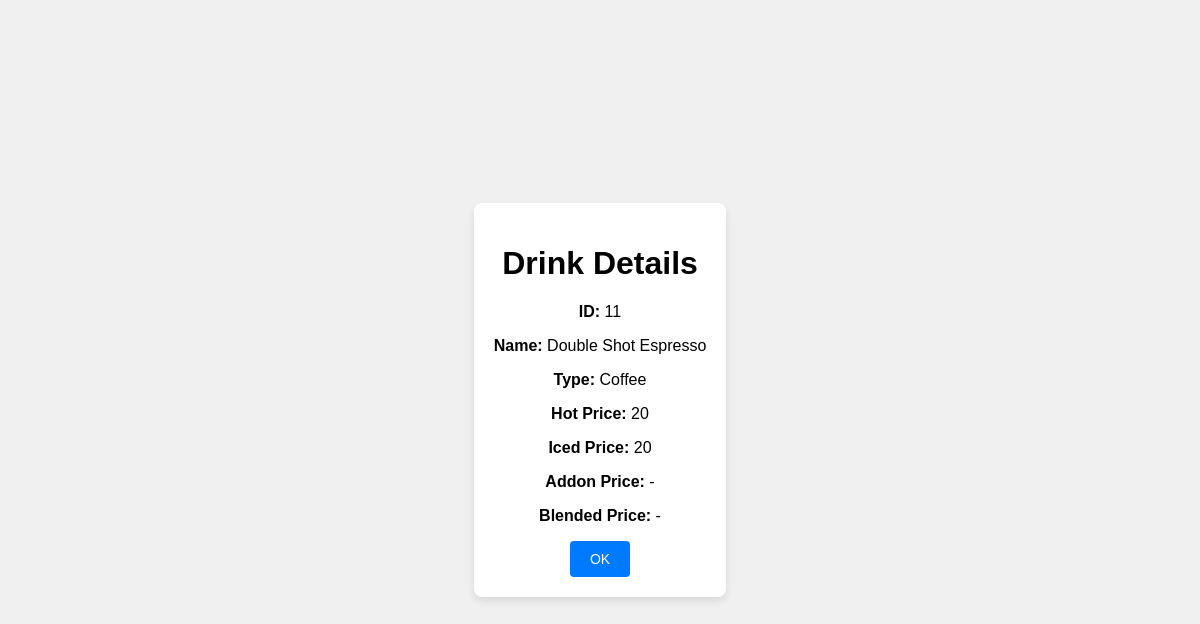
Page /drink_details.php?id=11 on the earlier database version.
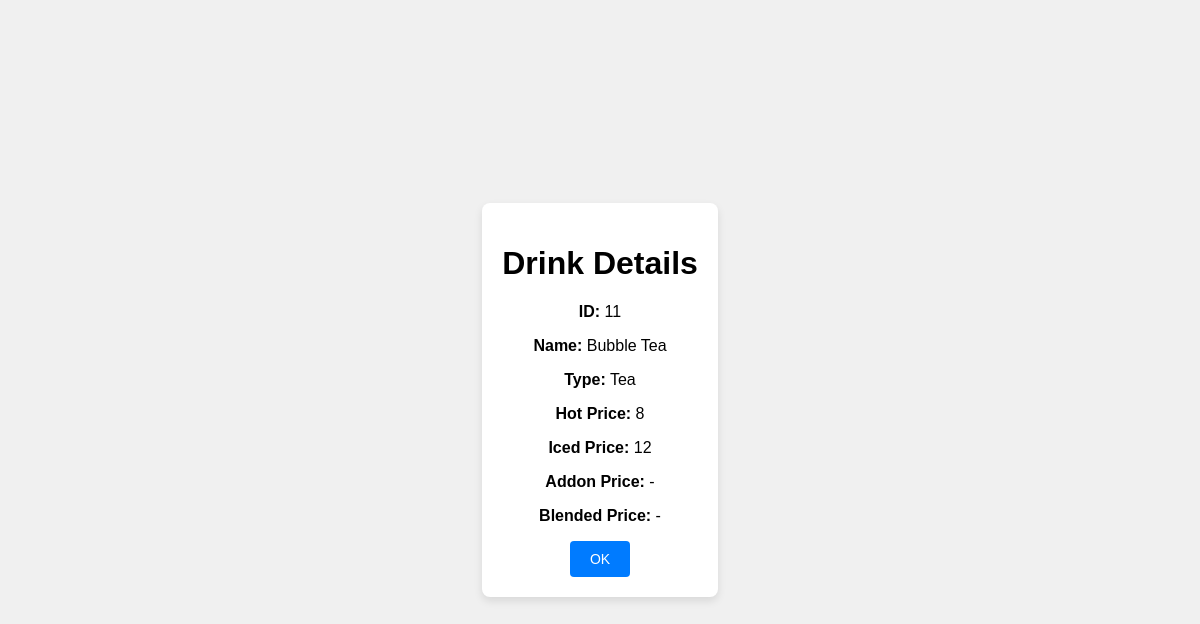
Same page on the later database version.
### tables this page shows
CREATE TABLE `menu_table` (
  `id` int(11) NOT NULL COMMENT 'Primárny kľúč (jedinečný identifikátor).',
  `name` varchar(30) NOT NULL COMMENT 'Názov nápoja (napríklad Americano, Cappuccino, Pure White Milk, atď.).',
  `drink_type` varchar(20) NOT NULL COMMENT 'Typ nápoja (buď "Coffee" alebo "Tea").',
  `hot_price` varchar(10) NOT NULL COMMENT 'Cena pre typ "Hot".',
  `iced_price` varchar(10) NOT NULL COMMENT 'Cena pre typ "Iced".',
  `addon_price` varchar(10) NOT NULL COMMENT 'Cena prídavného doplnku pre čajové nápoje (ak sa použije, inak "-").',
  `blended_price` varchar(10) NOT NULL COMMENT 'Cena pre typ "Blended" (pre kávu, ak je relevantné).'
);

### classes/Database.php (called while the page is built, shortened)
<?php
class Database
{
    private $connection;
    public function __construct($host = "localhost", $dbname = "cafe", $username = "root", $password = "", $port = 3306)
    {
        $this->host = $host;
        $this->dbname = $dbname;
        $this->username = $username;
        $this->password = $password;
        $this->port = $port;
        try {
            $this->connection = new \PDO(
                "mysql:host=$this->host;dbname=$this->dbname;port=$this->port;charset=utf8",
                $this->username,
                $this->password
            );
            $this->connection->setAttribute(\PDO::ATTR_ERRMODE, \PDO::ERRMODE_EXCEPTION);
        } catch (\PDOException $e) {
            error_log("Chyba pri pripojení k databáze: " . $e->getMessage());
            throw new \Exception("Chyba pri pripojení k databáze.");
        }
    }
    public function readDrinkData(int $id)
    {
        try {
            $query = "SELECT * FROM `menu_table` WHERE id = :id";
            $statement = $this->connection->prepare($query);
            $statement->bindParam(':id', $id, \PDO::PARAM_INT);
            $statement->execute();
            return $statement->fetch(\PDO::FETCH_ASSOC);
        } catch (\PDOException $e) {
            error_log("Chyba pri čítaní údajov pre ID $id: " . $e->getMessage());
            return null;
        }
    }
}

### drink_details.php (the view, shortened to what this page needs)
<?php
include_once("classes/Database.php");
$db = new Database();
$id = $_GET['id'];
$drinkData = $db->readDrinkData($id);
?>
<!DOCTYPE html>
<html lang="sk">
<head>
</head>
<body>
    <form action="CRUD.php" method="get">
    <h1>Drink Details</h1>
    <p><strong>ID:</strong> <?php echo htmlspecialchars($drinkData['id']); ?></p>
    <p><strong>Name:</strong> <?php echo htmlspecialchars($drinkData['name']); ?></p>
    <p><strong>Type:</strong> <?php echo htmlspecialchars($drinkData['drink_type']); ?></p>
    <p><strong>Hot Price:</strong> <?php echo htmlspecialchars($drinkData['hot_price']); ?></p>
    <p><strong>Iced Price:</strong> <?php echo htmlspecialchars($drinkData['iced_price']); ?></p>
    <p><strong>Addon Price:</strong> <?php echo htmlspecialchars($drinkData['addon_price']); ?></p>
    <p><strong>Blended Price:</strong> <?php echo htmlspecialchars($drinkData['blended_price']); ?></p>
        <button type="submit">OK</button>
    </form>
</body>
</html>

Differences in the rows shown:
changed menu_table id 11: name "Double Shot Espresso" → "Bubble Tea"; drink_type "Coffee" → "Tea"; hot_price "20" → "8"; iced_price "20" → "12"
